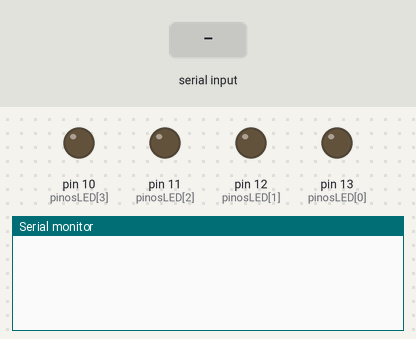
Bench run of a sketch on a simulated Arduino Uno, built with avr-gcc and run on an emulated ATmega328P. Parts: output pins drawn as LEDs (lit = HIGH), the last lines printed to the serial monitor. Inputs (shaded band) come from the test bench.

Above: at 1.2 s.
1.3 s: "30 150\n" received over Serial
At 2.7 s:
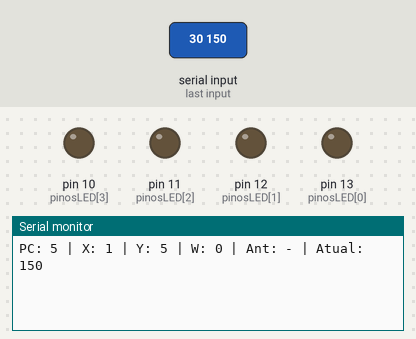
At 4.1 s:
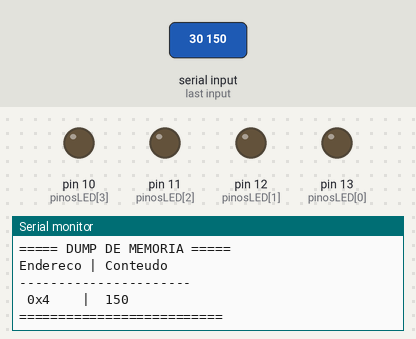

Measured:
- after the input at 1.3 s, the serial monitor: prints a new line at once (image 1)

The sketch:

arduino.ino
```cpp
int memoriaULA[100] = {0};

// Contador de programa (PC), inicia em 4
int contadorPrograma = 4;

int operandoX, operandoY, resultado;

const int pinosLED[4] = {13, 12, 11, 10};


String ultimaInstrucao = "-";

// Memoria para armazenar as instrucoes como strings
String memoriaTexto[100];

void setup()
{
    Serial.begin(9600);
    for (int i = 0; i < 4; i++)
    {
        pinMode(pinosLED[i], OUTPUT);
    }
}

// Funcao que executa operacoes da ULA
int processarInstrucao(int operandoX, int operandoY, char operacao)
{
    switch (operacao)
    {
    case '0': return 0; // Retorna zero
    case '1': return 15; // Retorna 1111 em binario
    case '2': return operandoX; // Copia X
    case '3': return operandoY; // Copia Y
    case '4': return ~operandoX & 0xF; // NOT X
    case '5': return ~operandoY & 0xF; // NOT Y
    case '6': return operandoX & (~operandoY & 0xF); // X AND NOT Y
    case '7': return (~operandoX & 0xF) & operandoY; // NOT X AND Y
    case '8': return operandoX ^ operandoY; // X XOR Y
    case '9': return ~(operandoX ^ operandoY) & 0xF; // NOT (X XOR Y)
    case 'A': return ~(~operandoX ^ ~operandoY) & 0xF;
    case 'B': return operandoX & operandoY; // X AND Y
    case 'C': return ~(operandoX & operandoY) & 0xF; // NOT (X AND Y)
    case 'D': return ~(operandoX | operandoY) & 0xF; // NOT (X OR Y)
    case 'E': return operandoX | operandoY; // X OR Y
    case 'F': return ~(~operandoX | ~operandoY); // NOT (NOT X OR NOT Y)
    default: return 0;
    }
}

// Funcao para imprimir o dump da memoria
void imprimirDumpMemoria()
{
    Serial.println("\n===== DUMP DE MEMORIA =====");
    Serial.println("Endereco | Conteudo");
    Serial.println("----------------------");
    for (int i = 4; i < contadorPrograma; i++)
    {
        Serial.print(" 0x"); Serial.print(i, HEX);
        Serial.print("    |  "); Serial.println(memoriaTexto[i]);
    }
    Serial.println("==========================");
  	delay(4000);
}


void loop()
{
    if (Serial.available())
    {
        // Le entrada do usuario
        String entradaUsuario = Serial.readStringUntil('\n');
        entradaUsuario.trim();

        int indice = 0;
        while (indice < entradaUsuario.length())
        {
            int proximoEspaco = entradaUsuario.indexOf(' ', indice);
            if (proximoEspaco == -1)
                proximoEspaco = entradaUsuario.length();

            // Extrai a instrucao
            String instrucaoAtual = entradaUsuario.substring(indice, proximoEspaco);
            if (instrucaoAtual.length() == 3)
            {
                // Converte caracteres para valores inteiros
                operandoX = strtol(instrucaoAtual.substring(0, 1).c_str(), NULL, 16);
                operandoY = strtol(instrucaoAtual.substring(1, 2).c_str(), NULL, 16);
                char operacao = instrucaoAtual.charAt(2);

                // Processa a instrucao na ULA
                resultado = processarInstrucao(operandoX, operandoY, operacao);
                memoriaTexto[contadorPrograma] = instrucaoAtual; // Armazena a instrucao na memoria
                contadorPrograma++;

                // Atualiza os LEDs para representar o resultado
                for (int i = 0; i < 4; i++)
                {
                    digitalWrite(pinosLED[i], (resultado >> (3 - i)) & 1);
                }

                // Exibe os dados no monitor serial
                Serial.print("PC: "); Serial.print(contadorPrograma, HEX);
                Serial.print(" | X: "); Serial.print(operandoX, HEX);
                Serial.print(" | Y: "); Serial.print(operandoY, HEX);
                Serial.print(" | W: "); Serial.print(resultado, HEX);
                Serial.print(" | Ant: "); Serial.print(ultimaInstrucao);
                Serial.print(" | Atual: "); Serial.println(instrucaoAtual);

                // Atualiza a ultima instrucao
                ultimaInstrucao = instrucaoAtual;
                delay(2000);

                // Imprime o estado da memoria
                imprimirDumpMemoria();
            }
            indice = proximoEspaco + 1; // Avanca para a proxima instrucao
        }
    }
}
```
